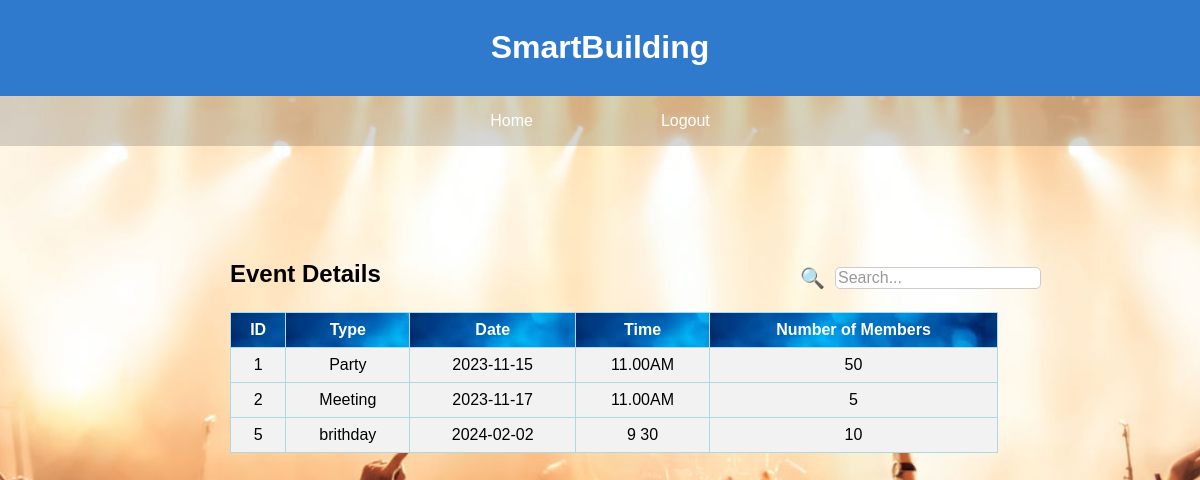
The app's page /userevent.php with its own data.
### tables this page shows
CREATE TABLE `events` (
  `ID` int(11) NOT NULL,
  `type` text NOT NULL,
  `date` date NOT NULL,
  `time` varchar(25) NOT NULL,
  `no` int(11) NOT NULL
);

### userevent.php (the view, shortened to what this page needs)
<?php
$conn = mysqli_connect("localhost", "root", "", "building_management");
$sql = "SELECT * FROM events" ;
$result = mysqli_query($conn, $sql);
?>
<!DOCTYPE html>
<html lang="en">
<head>
</head>
<body>
    <header>
    <h1>SmartBuilding</h1>
    </header>
        <nav>
            <ul>
                <li><a href="user.php">Home</a></li>
                <li><a href="login.php">Logout</a></li>
            </ul>
        </nav>
    <main>
    <div class="search-bar">
            <span class="search-icon">&#128269;</span>
            <input type="text" id="search-input" class="search-input" placeholder="Search..." oninput="searchTable()">
        </div>
    <main>
        <div class="employee-table">
            <h3>Event Details</h3>
            <table>
                <thead>
                    <tr>
                        <th>ID</th>
                        <th>Type</th>
                        <th>Date</th>
                        <th>Time</th>
                        <th>Number of Members</th>
                    </tr>
                </thead>
                <tbody>
                    <?php
                    while ($row = mysqli_fetch_assoc($result)) {
                        echo "<tr>";
                        echo "<td>" . $row['ID'] . "</td>";
                        echo "<td>" . $row['type'] . "</td>";
                        echo "<td>" . $row['date'] . "</td>";
                        echo "<td>" . $row['time'] . "</td>";
                        echo "<td>" . $row['no'] . "</td>";
                        echo "</tr>";
                    }
                    ?>
                </tbody>
            </table>
        </div>
    </main>
</body>
</html>

### userevent.php (style rules this page uses)
body { font-family: Arial, sans-serif; margin: 0; padding: 0; background: url(images/event.jpg); background-repeat: no-repeat; background-size: cover; background-position: center; height: 800px; overflow-x: hidden; }
header { background-color: #307ace; color: white; padding: 8px; text-align: center; }
nav { background-color: #3333; color: white; display: flex; justify-content: center; align-items: center; height: 50px; }
nav ul { list-style: none; display: flex; margin: 0; padding: 0; }
.search-bar { position: relative; top: 120px; left: 800px; width: 250px; display: flex; align-items: center; z-index: 999 }
.search-icon { font-size: 20px; margin-right: 10px; color: #333; }
.search-input { border: 1px solid #ccc; border-radius: 5px; font-size: 16px; width: 200px; outline: none; }
.search-input::placeholder { color: #999; }
nav li { margin: 0 64px; }
nav a { text-decoration: none; color: white; }
.employee-table { margin-top: 20px; padding: 10px; border-radius: 5px; margin-left: 220px; margin-top: 80px; }
.employee-table h3 { margin-top: 0; color:black; font-size:24px; }
.employee-table table { width: 80%; border-collapse: collapse; background-color:#f2f2f2; }
.employee-table th, .employee-table td { border: 1px solid lightblue; padding: 8px; text-align: center; }
.employee-table th { color:white; background: url(images/ads.jpeg); }

### records on screen
events: ID "1", type "Party", date "2023-11-15", time "11.00AM", no "50"
events: ID "2", type "Meeting", date "2023-11-17", time "11.00AM", no "5"
events: ID "5", type "brithday", date "2024-02-02", time "9 30", no "10"
